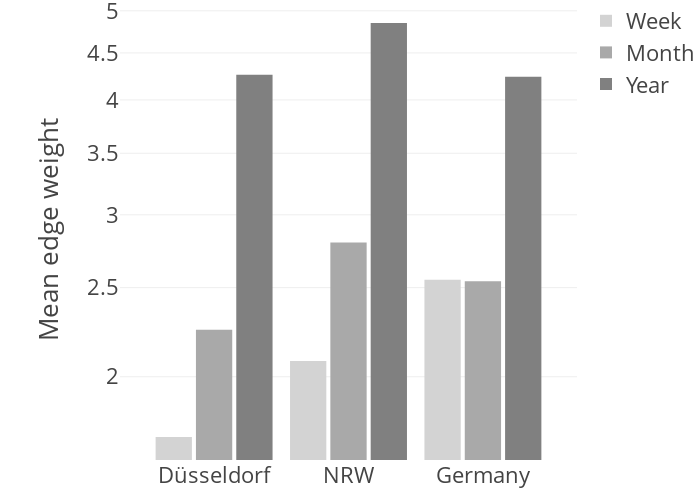

The code cell stored with this chart in its notebook:
### Code cell
distance_distribution_df = pd.DataFrame(distance_distribution)
fig = px.bar(distance_distribution_df, x='geographic_area', y="mean_edge_weight", color='seasonal_period', barmode='group', color_discrete_sequence=["lightgrey", "darkgrey", "grey"],
             title='Grouped Bar Chart', labels={"seasonal_period": ""})
fig.update_yaxes(type="log")
fig.update_layout(template="presentation", bargap=0.1, bargroupgap=0.1, width=700, height=500,
                  font=dict(size=22),
                  margin=dict(l=120,r=0,t=0,b=40),
                  xaxis=dict(
                        range=[-0.7, 2.7],
                        title=dict(
                            text='',
                            standoff=0
                        ),
                        tickangle=0
                    ),
                  title="",
                    yaxis=dict(
                        title=dict(
                            text="Mean edge weight",
                            standoff=20
                        ),
                        tickangle=0
                    )
                 )
fig.show()
fig.write_image("figures/sequence_counts.svg", width=700, height=500)

### Figure 1 — Plotly figure (JSON) as saved in the notebook; plotly's stock layout.template omitted (floating-point values rounded to 4 significant figures)
{"data": [{"alignmentgroup": "True", "hovertemplate": "=Week<br>geographic_area=%{x}<br>mean_edge_weight=%{y}<extra></extra>", "legendgroup": "Week", "marker": {"color": "lightgrey", "pattern": {"shape": ""}}, "name": "Week", "offsetgroup": "Week", "orientation": "v", "showlegend": true, "textposition": "auto", "type": "bar", "x": ["Düsseldorf", "NRW", "Germany"], "xaxis": "x", "y": [1.72, 2.08, 2.55], "yaxis": "y"}, {"alignmentgroup": "True", "hovertemplate": "=Month<br>geographic_area=%{x}<br>mean_edge_weight=%{y}<extra></extra>", "legendgroup": "Month", "marker": {"color": "darkgrey", "pattern": {"shape": ""}}, "name": "Month", "offsetgroup": "Month", "orientation": "v", "showlegend": true, "textposition": "auto", "type": "bar", "x": ["Düsseldorf", "NRW", "Germany"], "xaxis": "x", "y": [2.25, 2.8, 2.54], "yaxis": "y"}, {"alignmentgroup": "True", "hovertemplate": "=Year<br>geographic_area=%{x}<br>mean_edge_weight=%{y}<extra></extra>", "legendgroup": "Year", "marker": {"color": "grey", "pattern": {"shape": ""}}, "name": "Year", "offsetgroup": "Year", "orientation": "v", "showlegend": true, "textposition": "auto", "type": "bar", "x": ["Düsseldorf", "NRW", "Germany"], "xaxis": "x", "y": [4.26, 4.85, 4.24], "yaxis": "y"}], "layout": {"bargap": 0.1, "bargroupgap": 0.1, "barmode": "group", "font": {"size": 22}, "height": 500, "legend": {"title": {"text": ""}, "tracegroupgap": 0}, "margin": {"b": 40, "l": 120, "r": 0, "t": 0}, "title": {"text": ""}, "width": 700, "xaxis": {"anchor": "y", "domain": [0, 1], "range": [-0.7, 2.7], "tickangle": 0, "title": {"standoff": 0, "text": ""}, "type": "category"}, "yaxis": {"anchor": "x", "autorange": true, "domain": [0, 1], "range": [0.2105, 0.7108], "tickangle": 0, "title": {"standoff": 20, "text": "Mean edge weight"}, "type": "log"}}}
